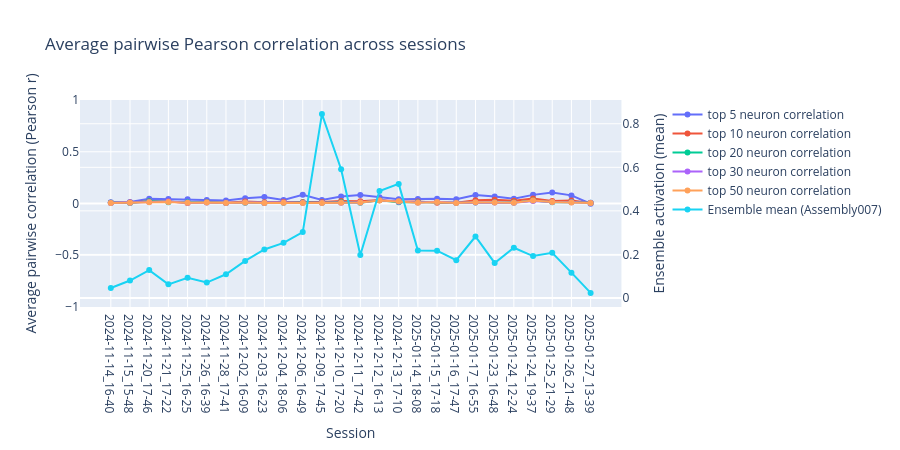

This figure's notebook cell:
### Code cell
top_ns = [5, 10, 20, 30, 50]
session_ids_all = fr_track_selected.index.get_level_values("session_id").unique()
fr_used = fr_track_selected.copy()

def mean_offdiag_corr(corr_df: pd.DataFrame) -> float:
    k = corr_df.shape[0]
    if k < 2:
        return np.nan
    iu = np.triu_indices(k, k=1)
    vals = corr_df.to_numpy()[iu]
    return float(np.nanmean(vals))

# second y-axis for ensemble mean
fig = make_subplots(specs=[[{"secondary_y": True}]])

for top_n in top_ns:
    top_n_neurons = neurons_ordered[-top_n:]
    rows = []

    for session_id in session_ids_all:
        try:
            neuron_data_session = fr_used.xs(session_id, level=2)

            unit_cols = [
                c for c in neuron_data_session.columns
                if isinstance(c, str) and c.startswith("Unit")
            ]
            neuron_data_session = neuron_data_session[unit_cols]

            top_unit_cols = [u for u in top_n_neurons if u in neuron_data_session.columns]

            neuron_data_top = neuron_data_session[top_unit_cols]
            print(neuron_data_top.keys())
            corr = neuron_data_top.corr(method="pearson")
            avg_corr = mean_offdiag_corr(corr)

            rows.append((session_id, avg_corr))
        except Exception:
            rows.append((session_id, np.nan))

    df_avg = pd.DataFrame(rows, columns=["session_id", "avg_pairwise_corr"])

    fig.add_trace(
        go.Scatter(
            x=df_avg["session_id"],
            y=df_avg["avg_pairwise_corr"],
            mode="lines+markers",
            name=f"top {top_n} neuron correlation",
        ),
        secondary_y=False,
    )

# ensemble mean per session (one trace on the right y-axis)
ens_mean = (
    ensamble_proj[Assembly]
    .groupby(level=0)
    .mean()
    .reindex(session_ids_all)
)

fig.add_trace(
    go.Scatter(
        x=ens_mean.index,
        y=ens_mean.values,
        mode="lines+markers",
        name=f"Ensemble mean ({Assembly})",
    ),
    secondary_y=True,
)

fig.update_layout(
    title="Average pairwise Pearson correlation across sessions",
    width=900,
    height=450,
)

fig.update_xaxes(title_text="Session")

fig.update_yaxes(
    title_text="Average pairwise correlation (Pearson r)",
    range=[-1, 1],
    secondary_y=False,
)

fig.update_yaxes(
    title_text="Ensemble activation (mean)",
    secondary_y=True,
)

fig.show()

### Figure 1 — Plotly figure (JSON) as saved in the notebook; plotly's stock layout.template omitted (floating-point values rounded to 4 significant figures)
{"data": [{"mode": "lines+markers", "name": "top 5 neuron correlation", "type": "scatter", "x": ["2024-11-14_16-40", "2024-11-15_15-48", "2024-11-20_17-46", "2024-11-21_17-22", "2024-11-25_16-25", "2024-11-26_16-39", "2024-11-28_17-41", "2024-12-02_16-09", "2024-12-03_16-23", "2024-12-04_18-06", "2024-12-06_16-49", "2024-12-09_17-45", "2024-12-10_17-20", "2024-12-11_17-42", "2024-12-12_16-13", "2024-12-13_17-10", "2025-01-14_18-08", "2025-01-15_17-18", "2025-01-16_17-47", "2025-01-17_16-55", "2025-01-23_16-48", "2025-01-24_12-24", "2025-01-24_19-37", "2025-01-25_21-29", "2025-01-26_21-48", "2025-01-27_13-39"], "xaxis": "x", "y": [0.01145, 0.01454, 0.04642, 0.04263, 0.04055, 0.03466, 0.02899, 0.04958, 0.06344, 0.0339, 0.08358, 0.03341, 0.06864, 0.08127, 0.06134, 0.04186, 0.04267, 0.04619, 0.04082, 0.08234, 0.06779, 0.04689, 0.08336, 0.1067, 0.07849, -0.0026], "yaxis": "y"}, {"mode": "lines+markers", "name": "top 10 neuron correlation", "type": "scatter", "x": ["2024-11-14_16-40", "2024-11-15_15-48", "2024-11-20_17-46", "2024-11-21_17-22", "2024-11-25_16-25", "2024-11-26_16-39", "2024-11-28_17-41", "2024-12-02_16-09", "2024-12-03_16-23", "2024-12-04_18-06", "2024-12-06_16-49", "2024-12-09_17-45", "2024-12-10_17-20", "2024-12-11_17-42", "2024-12-12_16-13", "2024-12-13_17-10", "2025-01-14_18-08", "2025-01-15_17-18", "2025-01-16_17-47", "2025-01-17_16-55", "2025-01-23_16-48", "2025-01-24_12-24", "2025-01-24_19-37", "2025-01-25_21-29", "2025-01-26_21-48", "2025-01-27_13-39"], "xaxis": "x", "y": [0.007401, 0.008518, 0.0217, 0.01955, 0.005373, 0.01333, 0.006787, 0.01855, 0.01318, 0.0158, 0.01446, 0.01342, 0.02508, 0.022, 0.03273, 0.0164, 0.01853, 0.006868, 0.008325, 0.0306, 0.03584, 0.02556, 0.04811, 0.02419, 0.02809, 0.004731], "yaxis": "y"}, {"mode": "lines+markers", "name": "top 20 neuron correlation", "type": "scatter", "x": ["2024-11-14_16-40", "2024-11-15_15-48", "2024-11-20_17-46", "2024-11-21_17-22", "2024-11-25_16-25", "2024-11-26_16-39", "2024-11-28_17-41", "2024-12-02_16-09", "2024-12-03_16-23", "2024-12-04_18-06", "2024-12-06_16-49", "2024-12-09_17-45", "2024-12-10_17-20", "2024-12-11_17-42", "2024-12-12_16-13", "2024-12-13_17-10", "2025-01-14_18-08", "2025-01-15_17-18", "2025-01-16_17-47", "2025-01-17_16-55", "2025-01-23_16-48", "2025-01-24_12-24", "2025-01-24_19-37", "2025-01-25_21-29", "2025-01-26_21-48", "2025-01-27_13-39"], "xaxis": "x", "y": [0.0071, 0.004664, 0.02137, 0.01272, 0.01119, 0.01257, 0.004486, 0.008158, 0.004873, 0.007, 0.009962, 0.006317, 0.01141, 0.006274, 0.03031, 0.01228, 0.01268, 0.01519, 0.007365, 0.009897, 0.01289, 0.008549, 0.02807, 0.01294, 0.01393, 0.006468], "yaxis": "y"}, {"mode": "lines+markers", "name": "top 30 neuron correlation", "type": "scatter", "x": ["2024-11-14_16-40", "2024-11-15_15-48", "2024-11-20_17-46", "2024-11-21_17-22", "2024-11-25_16-25", "2024-11-26_16-39", "2024-11-28_17-41", "2024-12-02_16-09", "2024-12-03_16-23", "2024-12-04_18-06", "2024-12-06_16-49", "2024-12-09_17-45", "2024-12-10_17-20", "2024-12-11_17-42", "2024-12-12_16-13", "2024-12-13_17-10", "2025-01-14_18-08", "2025-01-15_17-18", "2025-01-16_17-47", "2025-01-17_16-55", "2025-01-23_16-48", "2025-01-24_12-24", "2025-01-24_19-37", "2025-01-25_21-29", "2025-01-26_21-48", "2025-01-27_13-39"], "xaxis": "x", "y": [0.005003, 0.006879, 0.01414, 0.01862, 0.00799, 0.009727, 0.003976, 0.00851, 0.005832, 0.008606, 0.00788, 0.006239, 0.008127, 0.008545, 0.03156, 0.01757, 0.01041, 0.01617, 0.006221, 0.01082, 0.01025, 0.007564, 0.025, 0.01368, 0.01262, 0.006042], "yaxis": "y"}, {"mode": "lines+markers", "name": "top 50 neuron correlation", "type": "scatter", "x": ["2024-11-14_16-40", "2024-11-15_15-48", "2024-11-20_17-46", "2024-11-21_17-22", "2024-11-25_16-25", "2024-11-26_16-39", "2024-11-28_17-41", "2024-12-02_16-09", "2024-12-03_16-23", "2024-12-04_18-06", "2024-12-06_16-49", "2024-12-09_17-45", "2024-12-10_17-20", "2024-12-11_17-42", "2024-12-12_16-13", "2024-12-13_17-10", "2025-01-14_18-08", "2025-01-15_17-18", "2025-01-16_17-47", "2025-01-17_16-55", "2025-01-23_16-48", "2025-01-24_12-24", "2025-01-24_19-37", "2025-01-25_21-29", "2025-01-26_21-48", "2025-01-27_13-39"], "xaxis": "x", "y": [0.005221, 0.006993, 0.01131, 0.01392, 0.007179, 0.01038, 0.004393, 0.008719, 0.005058, 0.007735, 0.004912, 0.005581, 0.00684, 0.00891, 0.02836, 0.02149, 0.007832, 0.01368, 0.005458, 0.01232, 0.01019, 0.006246, 0.02965, 0.01369, 0.008927, 0.005898], "yaxis": "y"}, {"mode": "lines+markers", "name": "Ensemble mean (Assembly007)", "type": "scatter", "x": ["2024-11-14_16-40", "2024-11-15_15-48", "2024-11-20_17-46", "2024-11-21_17-22", "2024-11-25_16-25", "2024-11-26_16-39", "2024-11-28_17-41", "2024-12-02_16-09", "2024-12-03_16-23", "2024-12-04_18-06", "2024-12-06_16-49", "2024-12-09_17-45", "2024-12-10_17-20", "2024-12-11_17-42", "2024-12-12_16-13", "2024-12-13_17-10", "2025-01-14_18-08", "2025-01-15_17-18", "2025-01-16_17-47", "2025-01-17_16-55", "2025-01-23_16-48", "2025-01-24_12-24", "2025-01-24_19-37", "2025-01-25_21-29", "2025-01-26_21-48", "2025-01-27_13-39"], "xaxis": "x", "y": [0.04585, 0.08004, 0.128, 0.06246, 0.09241, 0.07072, 0.1088, 0.1703, 0.2227, 0.2531, 0.3028, 0.8445, 0.5914, 0.1973, 0.4914, 0.524, 0.2175, 0.2173, 0.1737, 0.2822, 0.1608, 0.2305, 0.1925, 0.2071, 0.1162, 0.02326], "yaxis": "y2"}], "layout": {"height": 450, "title": {"text": "Average pairwise Pearson correlation across sessions"}, "width": 900, "xaxis": {"anchor": "y", "domain": [0, 0.94], "title": {"text": "Session"}}, "yaxis": {"anchor": "x", "domain": [0, 1], "range": [-1, 1], "title": {"text": "Average pairwise correlation (Pearson r)"}}, "yaxis2": {"anchor": "x", "overlaying": "y", "side": "right", "title": {"text": "Ensemble activation (mean)"}}}}
